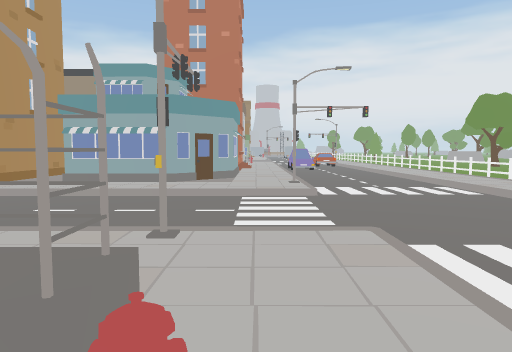
[1] (above)

24 first-person views from a walk through a Unity game level. The camera is 1.3 m above the floor, tilts 4° down and sees 70° across. The floor is counted in squares, 2 m on a side. Each view is taken from the middle of a square. On the plan, view 1 faces up. The plan holds only what a view shows up to about 11 squares ahead; the rest is blank. The place goes on beyond the plan.

[2]
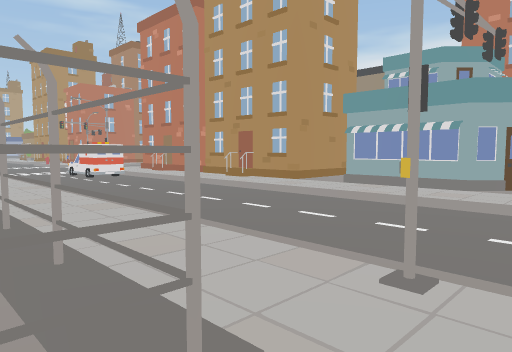

[3]
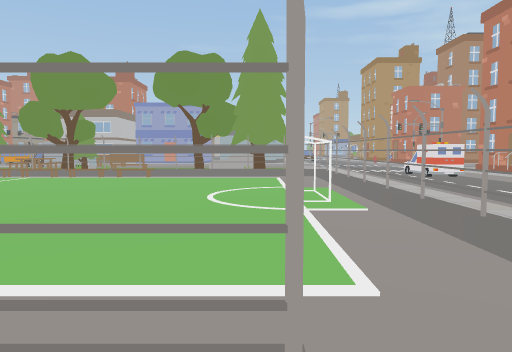

[4]
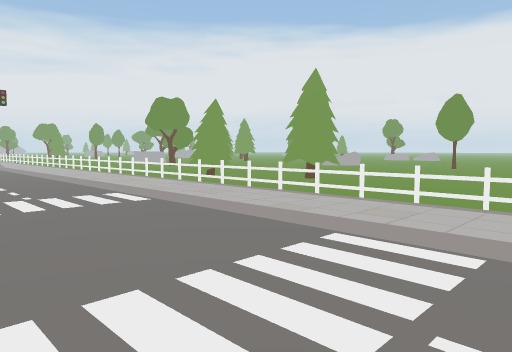

[5]
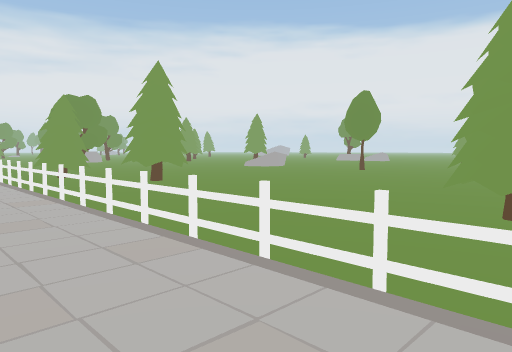

[6]
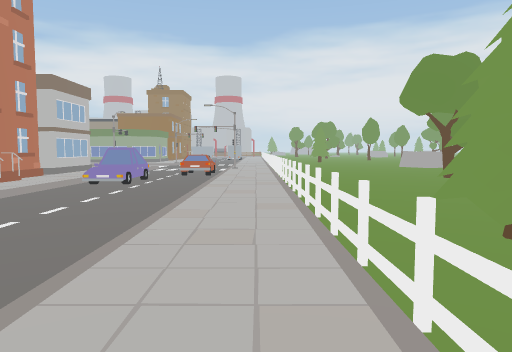

[7]
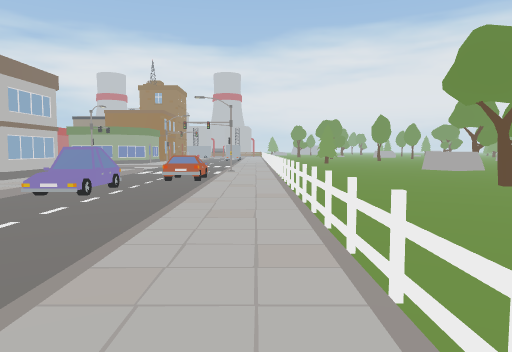

[8]
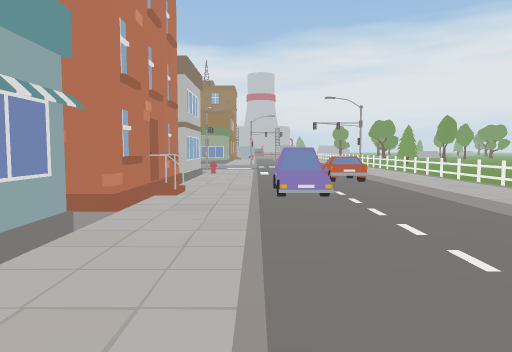

[9]
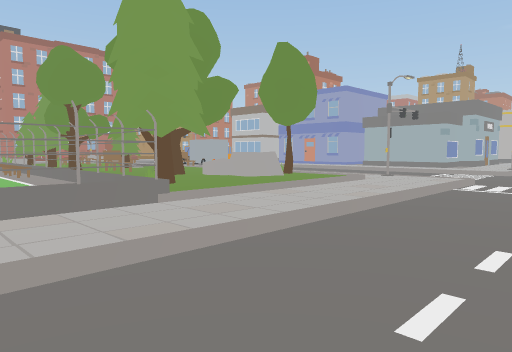

[10]
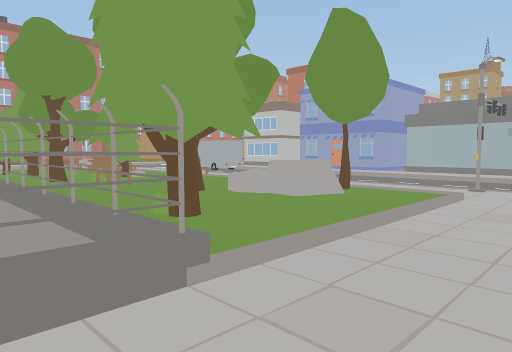

[11]
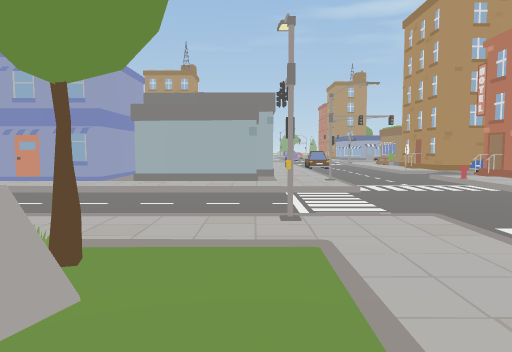

[12]
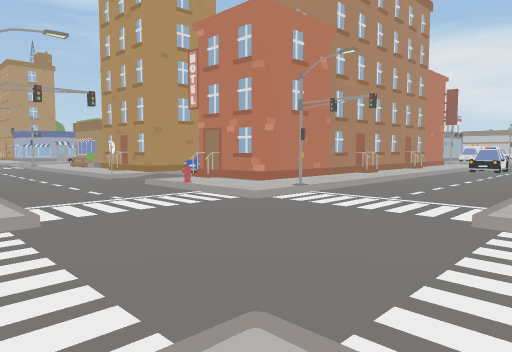

[13]
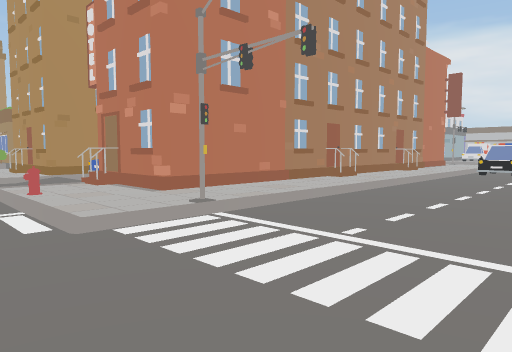

[14]
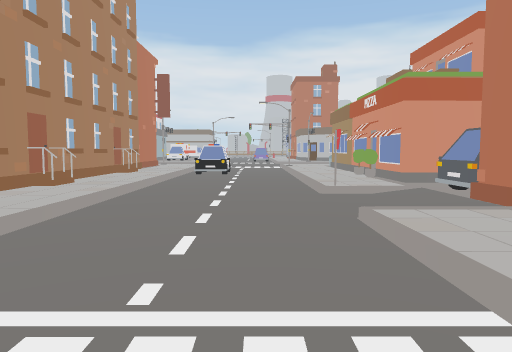

[15]
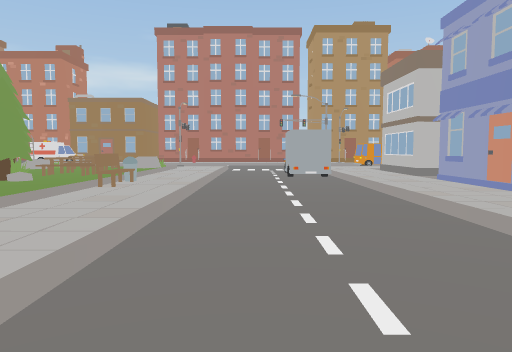

[16]
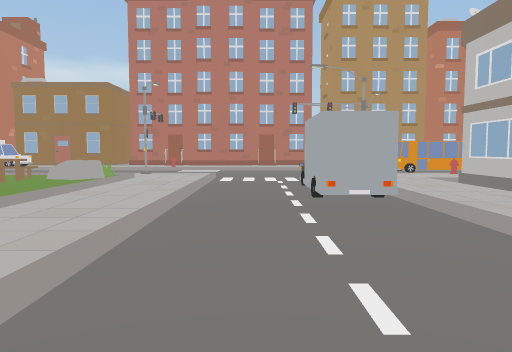

[17]
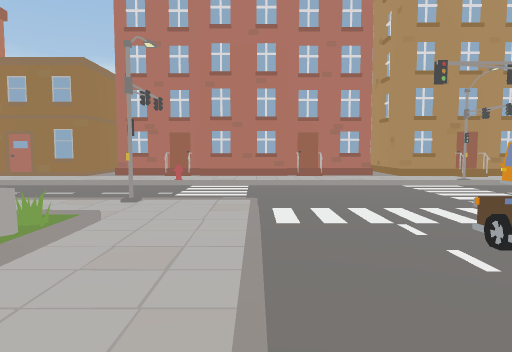

[18]
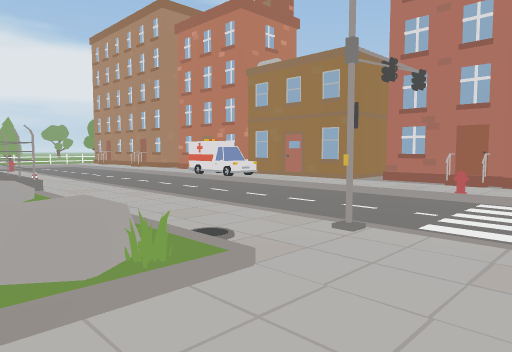

[19]
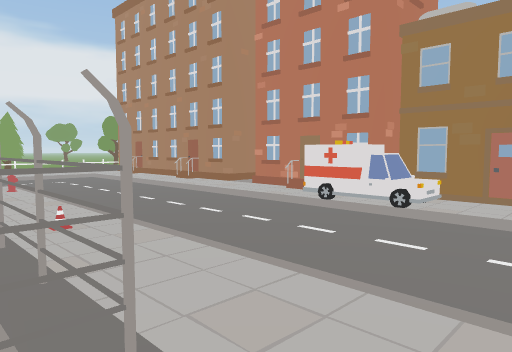

[20]
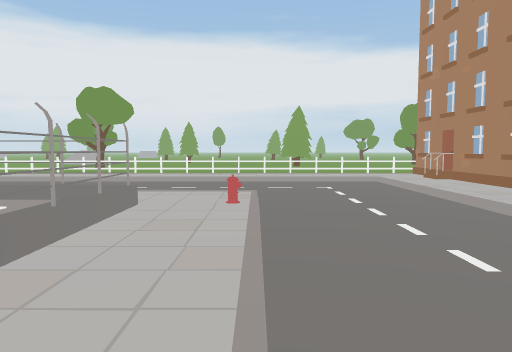

[21]
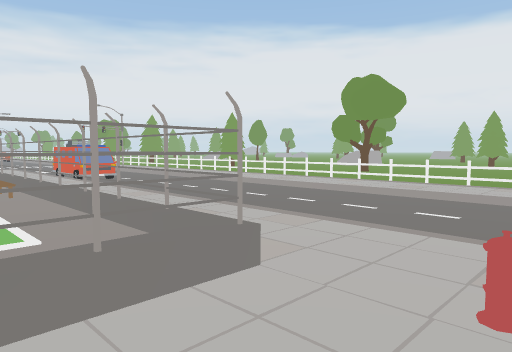

[22]
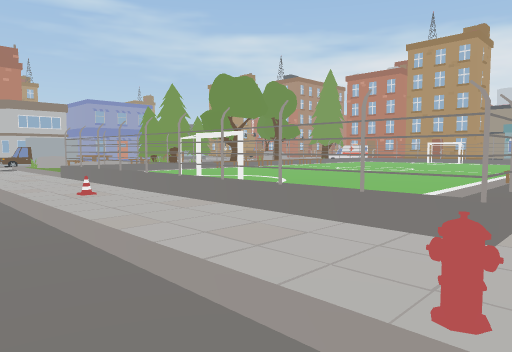

[23]
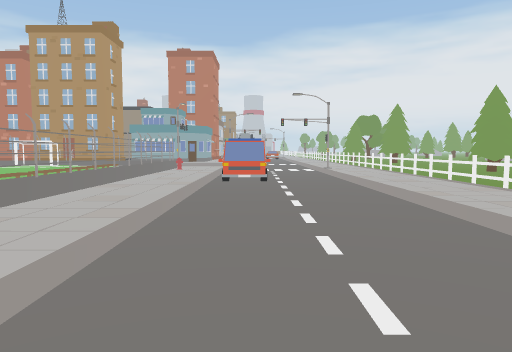

[24]
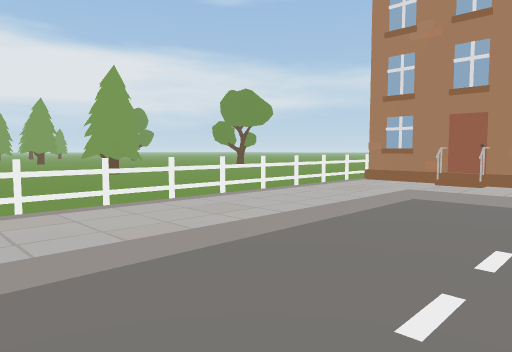

### Floor plan
Key: @ floor where view 1 was taken; # wall or solid block; . main floor; : floor 0.25 m higher than the main floor; - floor 0.25 m lower than the main floor; / step, stairs or slope; = window, fence, low wall or low ledge; T thing the floor can be seen under or through; O other object.
Columns run from 26 left of view 1 to 12 right of it. Each row starts with its distance up from view 1.
 19                           O/- /. ......
 18                          O./-O/.O......
 17        O./O-/.#          #./-O/.O.....
 16        #./O-/.#          #./--/.O....
 15        #O/--/.#          #./O-/.O...O
 14        #./--/O#          #O/O-/.O...O
 13        #./--/.#          #./--/.O...
 12        #O/--O..          #./--/.O..
 11        #./---.OO         #./--/.O..
 10    O   #./---.O          #./--/.O..
  9    # O##./--/.           #./--/.OO..
  8 ####O##O./--/. ######/##O../--/.OO...
  7 .O.......#--/  O...O./.....#--/.O.O...
  6  //O--/O//--/  /////////////--/.O.OO...
  5  -------------OOO-------------/.O......
  4  -----------------------------/.O......
  3      //#//--/////////////#//--/.O......
  2      ..../--/.............//--/.O......
  1       ##./--#.  . ###TTTTT//-- .O......
  0        #./--/OOOOO#::  :::@/--/.O.OO..
 -1        #./--/. OO.#::::::#./O-/.O..
 -2        ../--/. .O.#::::::#./O-/.O.
 -3      ##O./--/.....=::::::#./--/.O
 -4       ##./--/...O.=::::::#./--/.O
 -5        #./--/O.OOO#::::::#./--/.O
 -6        #./--/O./..=::::::#./--/.O.
 -7        #./--/.O/OO#::::::#./--/.O..
 -8        O./O-/...OO#::::::#./--/.O...
 -9        #./O-/.O/OO#::##::#./--/.O....
-10        .. O-/.OO /########./--/.O....
-11        .. --/..../.../...../--/.O....
-12       O/ /--//#///////////O/--/.O.....
-13         ----------------------/.O....O
-14     OOO-----------------------/.O...OO
-15       ////////O/////O//////////.O.....
-16       /O......../../OOO...O.../.O....
-17      O######O###/O#####O.######O.....

Where each view was taken, in squares from view 1:
view 1: 0 up, 0 right, facing up
view 2: 1 up, 0 right, facing up-left
view 3: 0 up, 0 right, facing left
view 4: 1 up, 1 right, facing up-right
view 5: 1 down, 4 right, facing up-right
view 6: 6 up, 5 right, facing up
view 7: 8 up, 5 right, facing up
view 8: 8 up, 1 right, facing up
view 9: 5 up, 6 left, facing down-left
view 10: 3 up, 7 left, facing down-left
view 11: 1 up, 10 left, facing left
view 12: 2 up, 13 left, facing up-left
view 13: 5 up, 14 left, facing up-left
view 14: 6 up, 15 left, facing up
view 15: 1 up, 15 left, facing down
view 16: 3 down, 15 left, facing down
view 17: 7 down, 14 left, facing down
view 18: 9 down, 14 left, facing down-right
view 19: 10 down, 9 left, facing down-right
view 20: 12 down, 5 left, facing right
view 21: 12 down, 2 left, facing up-right
view 22: 13 down, 0 right, facing up-left
view 23: 10 down, 2 right, facing up
view 24: 10 down, 2 right, facing down-right
